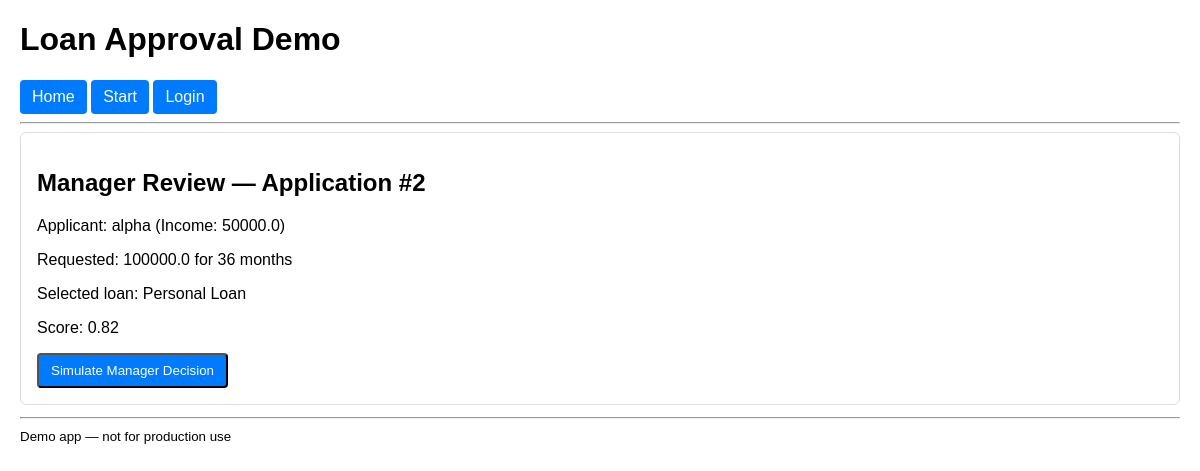
Page /manager/review/2 (signed in) on the committed database.
### app/models.py (models this page shows, shortened)
class LoanApplication(db.Model):
    __tablename__ = "loan_applications"
    id = db.Column(db.Integer, primary_key=True)
    account_id = db.Column(db.Integer, db.ForeignKey("accounts.id"), nullable=False)
    requested_amount = db.Column(db.Float, nullable=False)
    requested_tenure = db.Column(db.Integer, nullable=False)
    selected_loan_id = db.Column(db.Integer, db.ForeignKey("loan_options.id"), nullable=True)
    custom_preferences = db.Column(db.Text, nullable=True)
    score = db.Column(db.Float, default=0.0)
    status = db.Column(db.Enum(ApplicationStatus), default=ApplicationStatus.PENDING)
    created_at = db.Column(db.DateTime, default=datetime.utcnow)
    manager_comment = db.Column(db.String(512), nullable=True)
    picked_recommended = db.Column(db.Boolean, default=False)  # whether user picked recommended option
    account = db.relationship("Account", back_populates="applications")
    selected_loan = db.relationship("LoanOption")

class Account(db.Model):
    __tablename__ = "accounts"
    id = db.Column(db.Integer, primary_key=True)
    name = db.Column(db.String(120), nullable=False)
    email = db.Column(db.String(120), nullable=False, unique=True)
    phone = db.Column(db.String(30))
    gender = db.Column(db.String(10))
    occupation = db.Column(db.String(120))
    monthly_income = db.Column(db.Float, default=0.0)
    pan = db.Column(db.String(20), nullable=True)
    aadhaar = db.Column(db.String(20), nullable=True)
    password_hash = db.Column(db.String(200), nullable=True)  # bcrypt hash
    created_at = db.Column(db.DateTime, default=datetime.utcnow)
    applications = db.relationship("LoanApplication", back_populates="account")

class LoanOption(db.Model):
    __tablename__ = "loan_options"
    id = db.Column(db.Integer, primary_key=True)
    loan_type = db.Column(db.String(120), nullable=False)
    min_amount = db.Column(db.Float, nullable=False)
    max_amount = db.Column(db.Float, nullable=False)
    min_tenure = db.Column(db.Integer, nullable=False)
    max_tenure = db.Column(db.Integer, nullable=False)
    interest_rate = db.Column(db.Float, nullable=False)
    eligibility_score = db.Column(db.Float, nullable=False)

### app/controllers.py (the view, shortened to what this page needs)
@main_bp.route("/manager/review/<int:app_id>", methods=["GET", "POST"])
@token_required
def manager_review(app_id):
    app_obj = LoanApplication.query.get_or_404(app_id)
    account = Account.query.get_or_404(app_obj.account_id)
    if request.method == "GET":
        return render_template("manager_review.html", application=app_obj)

### app/controllers.py (called while the page is built)
@main_bp.before_app_request
def init_app():
    load_dataset_into_db()
    setup_app_logger(current_app)

### app/logger.py (called while the page is built)
def setup_app_logger(app):
    log_dir = app.config.get("LOG_DIR")
    if not os.path.exists(log_dir):
        os.makedirs(log_dir, exist_ok=True)
    log_path = os.path.join(log_dir, "app.log")
    handler = RotatingFileHandler(log_path, maxBytes=1_000_000, backupCount=3)
    handler.setLevel(logging.INFO)
    formatter = logging.Formatter("%(asctime)s - %(levelname)s - %(message)s")
    handler.setFormatter(formatter)
    app.logger.addHandler(handler)
    app.logger.setLevel(logging.INFO)

### app/utils.py (called while the page is built)
def decode_token(token: str):
    secret = current_app.config.get("JWT_SECRET")
    algo = current_app.config.get("JWT_ALGORITHM", "HS256")
    try:
        payload = jwt.decode(token, secret, algorithms=[algo])
        user_id = int(payload.get("sub"))
        return user_id
    except jwt.ExpiredSignatureError:
        raise AppError("Token expired", 401)
    except Exception as e:
        raise AppError(f"Invalid token {e}", 401)

def get_token_from_request():
    auth = request.headers.get("Authorization", None)
    if auth and auth.startswith("Bearer "):
        return auth.split(" ", 1)[1]
    token = request.cookies.get("access_token")
    return token

def token_required(fn):
    @wraps(fn)
    def wrapper(*args, **kwargs):
        token = get_token_from_request()
        if not token:
            raise AppError("Missing token", 401)
        user = decode_token(token)
        if not user:
            raise AppError("Invalid authentication", 401)
        from flask import g
        user_id = decode_token(token)  # returns int
        g.current_user = user_id
        return fn(*args, **kwargs)
    return wrapper

### templates/manager_review.html
{% extends "layout.html" %}
{% block content %}
<div class="card">
  <h2>Manager Review — Application #{{ application.id }}</h2>
  <p>Applicant: {{ application.account.name }} (Income: {{ application.account.monthly_income }})</p>
  <p>Requested: {{ application.requested_amount }} for {{ application.requested_tenure }} months</p>
  <p>Selected loan: {{ application.selected_loan.loan_type if application.selected_loan else "N/A" }}</p>
  <p>Score: {{ application.score }}</p>
  <form method="post">
    <button class="btn" type="submit">Simulate Manager Decision</button>
  </form>
</div>
{% endblock %}

### templates/layout.html (style rules this page uses)
body { font-family: Arial, Helvetica, sans-serif; margin: 20px; }
.card { border: 1px solid #ddd; padding: 16px; border-radius: 6px; margin-bottom: 12px; }
.btn { padding: 8px 12px; border-radius: 4px; text-decoration: none; display:inline-block; background:#007bff; color:#fff; }
form { margin-top: 8px; }

### rows in the picture
LoanApplication: id "2", requested_amount "100000.0", requested_tenure "36", score "0.82"
Account: account.name "alpha", account.monthly_income "50000.0"
LoanOption: selected_loan "Personal Loan"
